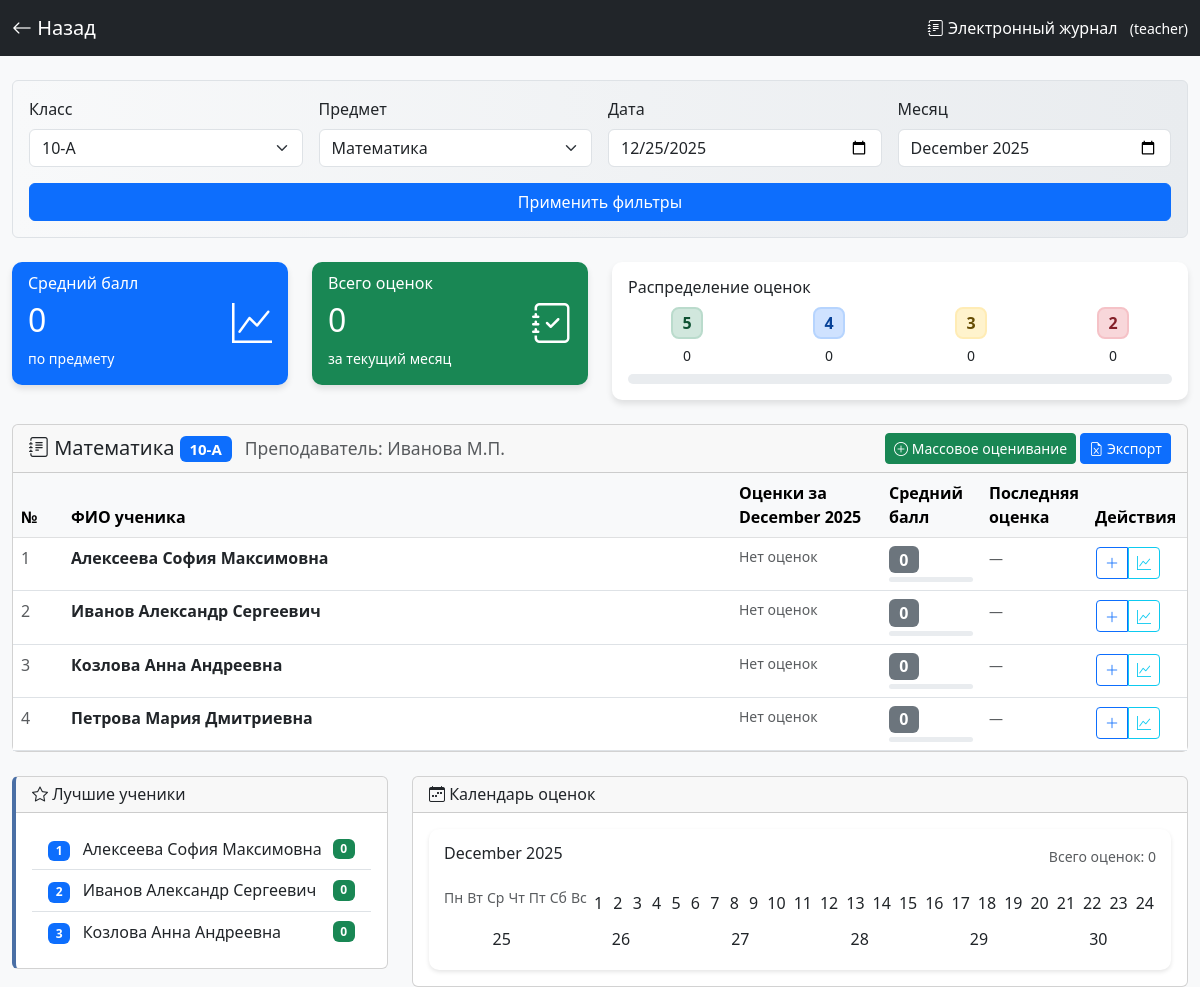
The app's page /journal.php (signed in) with its own data.
### tables this page shows
CREATE TABLE `students` (
  `id` int(11) NOT NULL,
  `full_name` varchar(100) NOT NULL,
  `class` varchar(20) NOT NULL,
  `birth_date` date DEFAULT NULL,
  `phone` varchar(20) DEFAULT NULL,
  `email` varchar(100) DEFAULT NULL,
  `parent_name` varchar(100) DEFAULT NULL,
  `parent_phone` varchar(20) DEFAULT NULL,
  `address` text,
  `created_at` timestamp NOT NULL DEFAULT CURRENT_TIMESTAMP,
  `updated_at` datetime DEFAULT NULL
);

### journal.php (the view, shortened to what the rows shown need)
<?php
$pdo = Database::getConnection();
$selected_class = isset($_GET['class']) ? $_GET['class'] : '10-А';
$selected_subject = isset($_GET['subject']) ? $_GET['subject'] : 'Математика';
$selected_month = isset($_GET['month']) ? $_GET['month'] : date('Y-m');
$is_student = ($_SESSION['role'] ?? '') === 'student';
$is_teacher = ($_SESSION['role'] ?? '') === 'teacher';
$is_admin = ($_SESSION['role'] ?? '') === 'admin';
$students = [];
try {
    if ($is_teacher || $is_admin) {
        $stmt = $pdo->prepare("SELECT * FROM students WHERE class = ? ORDER BY full_name");
        $stmt->execute([$selected_class]);
        $students = $stmt->fetchAll(PDO::FETCH_ASSOC);
    }
} catch (Exception $e) {
    $students = [
        ['id' => 1, 'full_name' => 'Иванов Александр', 'class' => '10-А'],
        ['id' => 2, 'full_name' => 'Петрова Мария', 'class' => '10-А'],
        ['id' => 3, 'full_name' => 'Сидоров Дмитрий', 'class' => '10-А'],
        ['id' => 4, 'full_name' => 'Козлова Анна', 'class' => '10-А'],
        ['id' => 5, 'full_name' => 'Николаев Владимир', 'class' => '10-А']
    ];
}
function getGrades($pdo, $student_id, $subject, $month = null) {
    try {
        $sql = "SELECT * FROM grades WHERE student_id = ? AND subject = ?";
        $params = [$student_id, $subject];
        if ($month) {
            $sql .= " AND DATE_FORMAT(date, '%Y-%m') = ?";
            $params[] = $month;
        }
        $sql .= " ORDER BY date DESC";
        $stmt = $pdo->prepare($sql);
        $stmt->execute($params);
        return $stmt->fetchAll(PDO::FETCH_ASSOC);
    } catch (Exception $e) {
        return [];
    }
}
$all_grades = [];
$students_grades_stats = [];
foreach ($students as $student) {
    $grades = getGrades($pdo, $student['id'], $selected_subject, $selected_month);
    $all_grades[$student['id']] = $grades;
    $total_grades = 0;
    $sum_grades = 0;
    $grade_counts = [5 => 0, 4 => 0, 3 => 0, 2 => 0];
    $average = $total_grades > 0 ? round($sum_grades / $total_grades, 2) : 0;
    $students_grades_stats[$student['id']] = [
        'average' => $average,
        'total' => $total_grades,
        'counts' => $grade_counts
    ];
}
$class_average = 0;
$class_total_grades = 0;
foreach ($students_grades_stats as $stats) {
    $class_average += $stats['average'];
    $class_total_grades += $stats['total'];
}
$class_students_count = count($students);
$class_average = $class_students_count > 0 ? round($class_average / $class_students_count, 2) : 0;
?>
<!DOCTYPE html>
<html lang="ru">
<head>
    <link href="https://cdn.jsdelivr.net/npm/bootstrap@5.3.0/dist/css/bootstrap.min.css" rel="stylesheet">
    <link rel="stylesheet" href="https://cdn.jsdelivr.net/npm/bootstrap-icons@1.11.0/font/bootstrap-icons.css">
</head>
<body>
    <div class="container-fluid mt-4">
        <div class="row mb-4">
            <div class="col-md-3">
                <div class="card stat-card bg-primary text-white">
                    <div class="card-body">
                        <div class="d-flex justify-content-between align-items-center">
                            <div>
                                <h2 class="card-title"><?php echo $class_average; ?></h2>
                            </div>
                        </div>
                    </div>
                </div>
            </div>
            <div class="col-md-3">
                <div class="card stat-card bg-success text-white">
                    <div class="card-body">
                        <div class="d-flex justify-content-between align-items-center">
                            <div>
                                <h2 class="card-title"><?php echo $class_total_grades; ?></h2>
                            </div>
                        </div>
                    </div>
                </div>
            </div>
        </div>
        <div class="row">
            <div class="col-12">
                <div class="card">
                    <div class="card-body p-0">
                        <div class="table-responsive">
                            <table class="table table-hover mb-0">
                                <thead class="table-light">
                                    <tr>
                                        <th style="width: 50px">№</th>
                                        <th>ФИО ученика</th>
                                        <th style="width: 150px">Оценки за <?php echo date('F Y', strtotime($selected_month)); ?></th>
                                        <th style="width: 100px">Средний балл</th>
                                        <th style="width: 100px">Последняя оценка</th>
                                        <?php if ($is_teacher || $is_admin): ?>
                                        <th style="width: 100px">Действия</th>
                                        <?php endif; ?>
                                    </tr>
                                </thead>
                                <tbody>
                                    <?php if (empty($students)): ?>
                                        <tr>
                                            <td colspan="<?php echo ($is_teacher || $is_admin) ? '6' : '5'; ?>" class="text-center py-5">
                                                <i class="bi bi-people" style="font-size: 3rem; color: #dee2e6;"></i>
                                                <h5 class="mt-3">В этом классе нет учеников</h5>
                                            </td>
                                        </tr>
                                    <?php else: ?>
                                        <?php foreach ($students as $index => $student):
                                            $grades = $all_grades[$student['id']] ?? [];
                                            $stats = $students_grades_stats[$student['id']] ?? ['average' => 0, 'total' => 0];
                                            $latest_grade = !empty($grades) ? $grades[0] : null;
                                        ?>
                                        <tr>
                                            <td class="text-muted"><?php echo $index + 1; ?></td>
                                            <td>
                                                <strong><?php echo htmlspecialchars($student['full_name']); ?></strong>
                                            </td>
                                            <td>
                                                <div class="d-flex flex-wrap">
                                                    <?php if (empty($grades)): ?>
                                                        <span class="text-muted small">Нет оценок</span>
                                                    <?php endif; ?>
                                                </div>
                                            </td>
                                            <td>
                                                <span class="badge bg-secondary fs-6">
                                                    <?php echo $stats['average']; ?>
                                                </span>
                                                <div class="progress mt-1" style="height: 5px;">
                                                </div>
                                            </td>
                                            <td>
                                                <?php if ($latest_grade): ?>
                                                    <span class="grade-badge grade-<?php echo $latest_grade['grade']; ?>">
                                                        <?php echo $latest_grade['grade']; ?>
                                                    </span>
                                                    <div class="small text-muted">
                                                        <?php echo date('d.m', strtotime($latest_grade['date'])); ?>
                                                    </div>
                                                <?php else: ?>
                                                    <span class="text-muted small">—</span>
                                                <?php endif; ?>
                                            </td>
                                            <?php if ($is_teacher || $is_admin): ?>
                                            <td>
                                                <div class="btn-group btn-group-sm">
                                                    <button class="btn btn-outline-primary action-btn"
                                                            data-bs-toggle="modal"
                                                            data-bs-target="#addGradeModal"
                                                            onclick="setStudentForGrade(<?php echo $student['id']; ?>, '<?php echo addslashes($student['full_name']); ?>')">
                                                        <i class="bi bi-plus-lg"></i>
                                                    </button>
                                                    <button class="btn btn-outline-info action-btn"
                                                            data-bs-toggle="modal"
                                                            data-bs-target="#studentAnalyticsModal"
                                                            onclick="showStudentAnalytics(<?php echo $student['id']; ?>, '<?php echo addslashes($student['full_name']); ?>')">
                                                        <i class="bi bi-graph-up"></i>
                                                    </button>
                                                </div>
                                            </td>
                                            <?php endif; ?>
                                        </tr>
                                        <?php endforeach; ?>
                                    <?php endif; ?>
                                </tbody>
                            </table>
                        </div>
                    </div>
                </div>
            </div>
        </div>
        <div class="row mt-4">
            <div class="col-md-4">
                <div class="card analytics-card">
                    <div class="card-body">
                        <div class="list-group list-group-flush">
                            <?php
                            $sorted_students = $students;
                            usort($sorted_students, function($a, $b) use ($students_grades_stats) {
                                $avg_a = $students_grades_stats[$a['id']]['average'] ?? 0;
                                $avg_b = $students_grades_stats[$b['id']]['average'] ?? 0;
                                return $avg_b <=> $avg_a;
                            });
                            $top_students = array_slice($sorted_students, 0, 3);
                            ?>
                            <?php foreach ($top_students as $i => $student):
                                $avg = $students_grades_stats[$student['id']]['average'] ?? 0;
                            ?>
                                <div class="list-group-item d-flex justify-content-between align-items-center">
                                    <div>
                                        <span class="badge bg-primary me-2"><?php echo $i + 1; ?></span>
                                        <?php echo htmlspecialchars($student['full_name']); ?>
                                    </div>
                                    <span class="badge bg-success"><?php echo $avg; ?></span>
                                </div>
                            <?php endforeach; ?>
                        </div>
                    </div>
                </div>
            </div>
        </div>
    </div>
</body>
</html>

### records on screen
students: full_name "Алексеева София Максимовна", id "0"
students: full_name "Иванов Александр Сергеевич", id "0"
students: full_name "Козлова Анна Андреевна", id "0"
students: full_name "Петрова Мария Дмитриевна", id "0"

### other values on screen
$_SESSION['role'] "teacher"
$class_average "0"
$class_total_grades "0"
$class_grade_counts[5] "0"
$class_grade_counts[4] "0"
$class_grade_counts[3] "0"
$class_grade_counts[2] "0"
$selected_subject "Математика"
$selected_class "10-А"
$subjects[$selected_subject]['teacher'] "Иванова М.П."
date('F Y', strtotime($selected_month)) "December 2025"
$month_start->format('F Y') "December 2025"
array_sum($grade_dates) "0"
$day "Пн"
$day "Вт"
